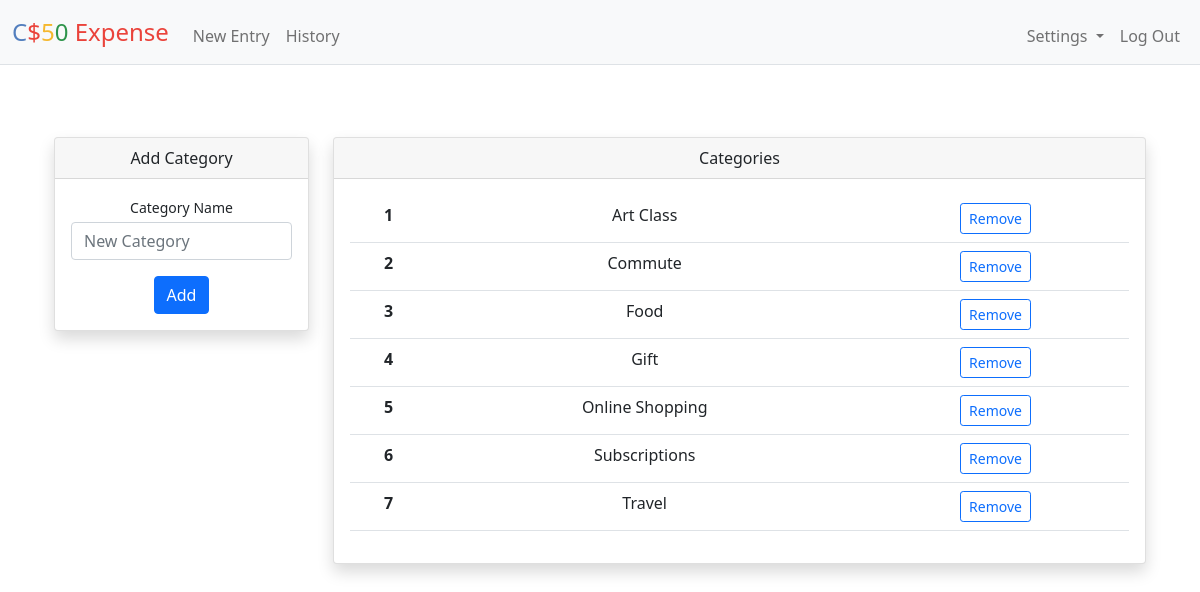
The app's page /personalize (signed in) with its own data.
### tables this page shows
CREATE TABLE categories (
    id INTEGER PRIMARY KEY AUTOINCREMENT NOT NULL,
    category TEXT NOT NULL,
    user_id INTEGER NOT NULL,
    FOREIGN KEY (user_id) REFERENCES users (id)
);

### app.py (the view)
@app.route("/personalize", methods=["GET", "POST"])
@login_required
def personalize():
    cat = db.execute("SELECT id, category FROM categories WHERE user_id=?", session["user_id"])
    try:
        cat = pd.DataFrame.from_dict(cat).sort_values(['category']).reset_index()
    except:
        cat = pd.DataFrame.from_dict(cat)
        cat['category'] = None
    if request.method == "POST":
        if 'remove_button' in request.form:
            id = request.form['remove_button']
            db_id = db.execute("SELECT * FROM categories WHERE user_id=? AND id=?", session["user_id"], id)
            if len(db_id) == 0:
                return apology("category doesn't exist", 400)
            db.execute("DELETE FROM categories WHERE id=?", id)
            flash('Category successfully removed')
            return redirect("/personalize")
        elif 'add_button' in request.form:
            if not request.form.get("category"):
                return apology("please add a category", 400)
            if request.form.get("category") in cat['category'].unique():
                return apology("category already exists", 400)
            db.execute("INSERT INTO categories (category,user_id) VALUES (?,?)"
                        , request.form.get("category"), session["user_id"])
            return redirect("/personalize")
        else:
            return apology("illegal entry", 400)
    else:
        cat = cat.to_dict('records')
        return render_template("personalize.html", cat=cat)

### app.py (called while the page is built)
@app.after_request
def after_request(response):
    response.headers["Cache-Control"] = "no-cache, no-store, must-revalidate"
    response.headers["Expires"] = 0
    response.headers["Pragma"] = "no-cache"
    return response

### helpers.py (called while the page is built)
def login_required(f):
    @wraps(f)
    def decorated_function(*args, **kwargs):
        if session.get("user_id") is None:
            return redirect("/login")
        return f(*args, **kwargs)
    return decorated_function

### templates/personalize.html (shortened to what this page needs)
{% extends "layout.html" %}
{% block main %}
  <div class="container-sm px-4 mt-4">
    <div class="row">
      <div class="col-xl-3">
        <div class="card mb-3 shadow">
          <div class="card-header">Add Category</div>
          <div class="card-body">
            <form action="/personalize" method="post">
              <div class="mb-3">
                <label class="small mb-1" for="category">Category Name</label>
                <input class="form-control" id="category" name="category" type="text" placeholder="New Category" required>
              </div>
              <button class="btn btn-primary" type="submit" name="add_button" value="add_button">Add</button>
            </form>
          </div>
        </div>
      </div>
      <div class="col-xl-9">
        <div class="card mb-3 shadow">
          <div class="card-header">Categories</div>
          <div class="card-body">
            <form action="/personalize" method="post">
              <table class="table">
                <tbody>
                  {% for item in cat %}
                  <tr>
                  <th scope="row">{{loop.index}}</th>
                  <td>{{item.category|e}}</td>
                  <td>
                    <button type="button" class="btn btn-outline-primary btn-sm" data-bs-toggle="modal" data-bs-target="#refid{{item.id|e}}">Remove</button>
                  </td>
                  </tr>
                  {% endfor %}
                </tbody>
              </table>
            </form>
          </div>
        </div>
      </div>
    </div>
  </div>
{% endblock %}

### records on screen
categories: category "Art Class"
categories: category "Commute"
categories: category "Food"
categories: category "Gift"
categories: category "Online Shopping"
categories: category "Subscriptions"
categories: category "Travel"
